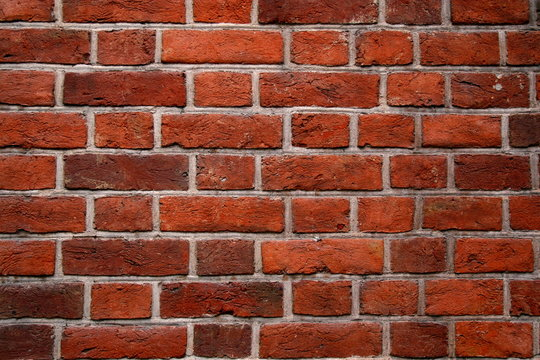
#> input picture Ladrillos.jpg, 540 x 360 px
$ python Practica04_VI_Trasladar.py
#> lines starting #> are read from the running program, lines starting #| are printed output that depends on the picture
import cv2
import numpy as np

image = cv2.imread('Ladrillos.jpg')
#> image is the input picture: shape (360, 540, 3); mean B, G, R 53.3, 70.8, 134.3
ancho = image.shape[1] #columnas
#> ancho = 540
alto = image.shape[0] # filas
#> alto = 360

# Traslación
M = np.float32([[1,0,100],[0,1,150]])
imageOut = cv2.warpAffine(image,M,(ancho,alto))
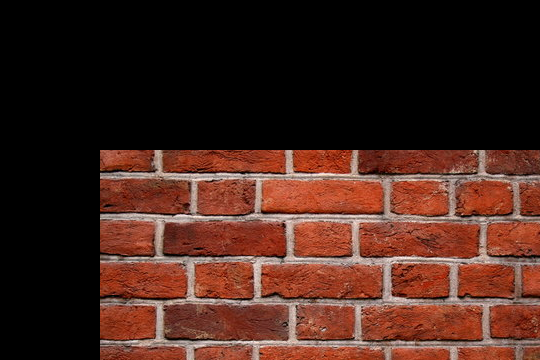
#> imageOut: shape (360, 540, 3); mean B, G, R 28.5, 37.3, 69.5

cv2.imshow('Imagen de entrada',image)
cv2.imshow('Imagen de salida',imageOut)
cv2.waitKey(0)
cv2.destroyAllWindows()
